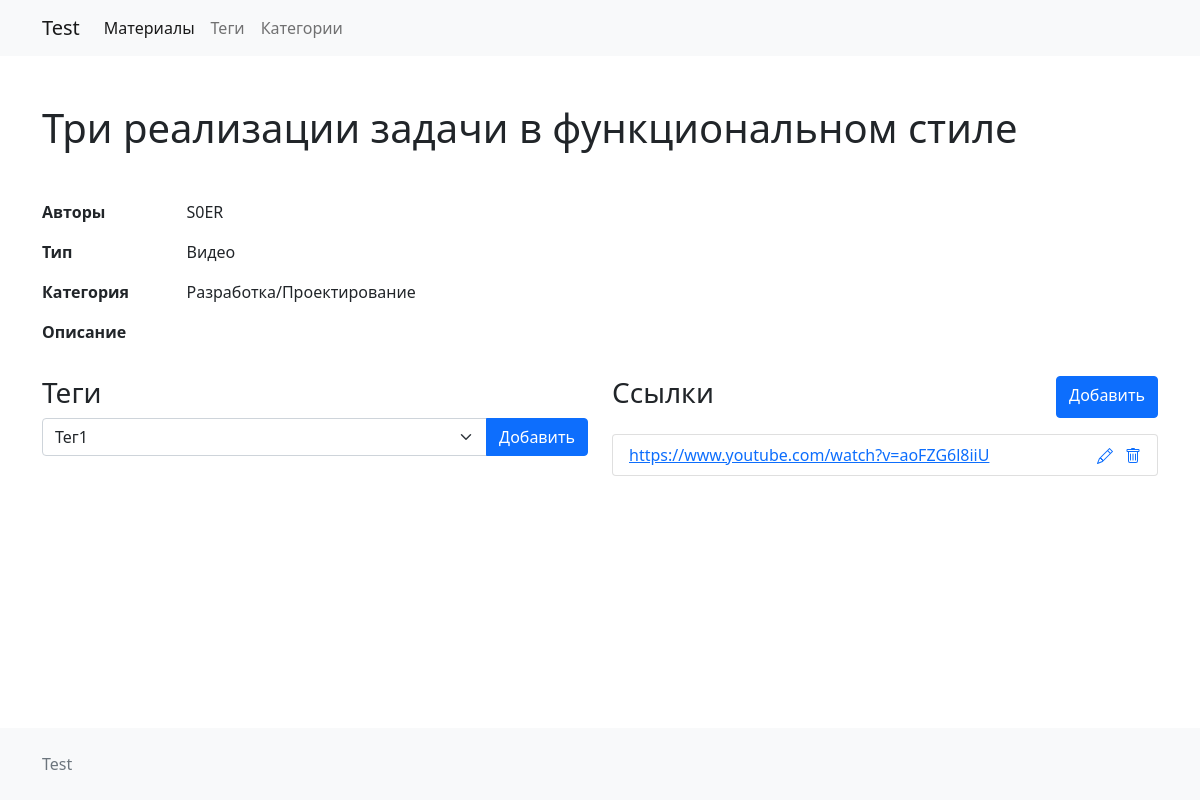
/view-material.php?id=18, run on the app's committed database.
### tables this page shows
CREATE TABLE `material` (
  `id` int(11) NOT NULL,
  `type` varchar(30) NOT NULL,
  `category` varchar(60) NOT NULL,
  `name` varchar(60) NOT NULL,
  `author` varchar(255) DEFAULT NULL,
  `description` text DEFAULT NULL
);

CREATE TABLE `material_link` (
  `id` int(11) NOT NULL,
  `material_id` int(11) NOT NULL,
  `signature` varchar(60) DEFAULT NULL,
  `link` varchar(255) NOT NULL
);

### view-material.php (the view, shortened to what this page needs)
<?php
include "./php/db.php";
if(isset($_GET["id"])) {
    $id = (int)$_GET["id"];
    $item = $db->query("SELECT * FROM `material` WHERE id='$id'");
    $item = mysqli_fetch_assoc($item);
    $links = $db->query("SELECT * FROM `material_link` WHERE material_id='$id'");
}
?>
<!doctype html>
<html lang="ru">
<head>
    <link rel="stylesheet" href="css/bootstrap.min.css">
    <link rel="stylesheet" href="css/bootstrap-utilities.css">
    <link rel="stylesheet" href="css/style.css">
</head>
<body>
<div class="main-wrapper">
    <div class="content">
        <?php
            include "./block/nav.php";
        ?>
        <div class="container">
            <h1 class="my-md-5 my-4"><?=$item["name"]?></h1>
            <div class="row mb-3">
                <div class="col-lg-6 col-md-8">
                    <div class="d-flex text-break">
                        <p class="col fw-bold mw-25 mw-sm-30 me-2">Авторы</p>
                        <p class="col"><?=$item["author"]?></p>
                    </div>
                    <div class="d-flex text-break">
                        <p class="col fw-bold mw-25 mw-sm-30 me-2">Тип</p>
                        <p class="col"><?=$item["type"]?></p>
                    </div>
                    <div class="d-flex text-break">
                        <p class="col fw-bold mw-25 mw-sm-30 me-2">Категория</p>
                        <p class="col"><?=$item["category"]?></p>
                    </div>
                    <div class="d-flex text-break">
                        <p class="col fw-bold mw-25 mw-sm-30 me-2">Описание</p>
                        <p class="col"><?=$item["description"]?></p>
                    </div>
                </div>
            </div>
            <div class="row">
                <div class="col-md-6">
                    <form method="POST" action="./php/create-tag.php">
                        <h3>Теги</h3>
                        <div class="input-group mb-3">
                            <select class="form-select" id="selectAddTag" aria-label="Добавьте автора" name="tag">
                                <option selected value="Тег1">Тег1</option>
                            </select>
                            <button class="btn btn-primary" type="submit">Добавить</button>
                        </div>
                    </form>
                </div>
                <div class="col-md-6">
                    <div class="d-flex justify-content-between mb-3">
                        <h3>Ссылки</h3>
                        <a class="btn btn-primary" data-bs-toggle="modal" href="#exampleModalToggle" role="button">Добавить</a>
                    </div>
                    <ul class="list-group mb-4">
                        <?php
                            while($link = mysqli_fetch_assoc($links)) {
                                include "./block/link.php";
                            }
                        ?>
                    </ul>
                </div>
            </div>
        </div>
    </div>
    <?php
        include "./block/footer.php";
    ?>
</div>
</body>
</html>

### block/link.php (shortened to what this page needs)
<li class="list-group-item list-group-item-action d-flex justify-content-between">
    <a href="<?=$link["link"]?>" class="me-3">
        <?php
            if($link["signature"]) {
                echo $link["signature"];
            } else {
                echo $link["link"];
            }
        ?>
    </a>
    <span class="text-nowrap">
        <a href="#updateModalToggle" class="text-decoration-none me-2 js-update-link" data-bs-toggle="modal" data-item-id="<?=$link["id"]?>">
        </a>
        <a href="#deleteModalLinkToggle" class="text-decoration-none js-delete-link" data-bs-toggle="modal" data-item-id="<?=$link["id"]?>">
        </a>
    </span>
</li>

### css/style.css (style rules this page uses)
.main-wrapper { display: flex; flex-direction: column; min-height: 100vh; }
.content { flex: 1 0 auto; }
.mw-25 { max-width: 25%; }

### data on the page
material: name "Три реализации задачи в функциональном стиле", author "S0ER", type "Видео", category "Разработка/Проектирование"
material_link: link "https://www.youtube.com/watch?v=aoFZG6l8iiU"
